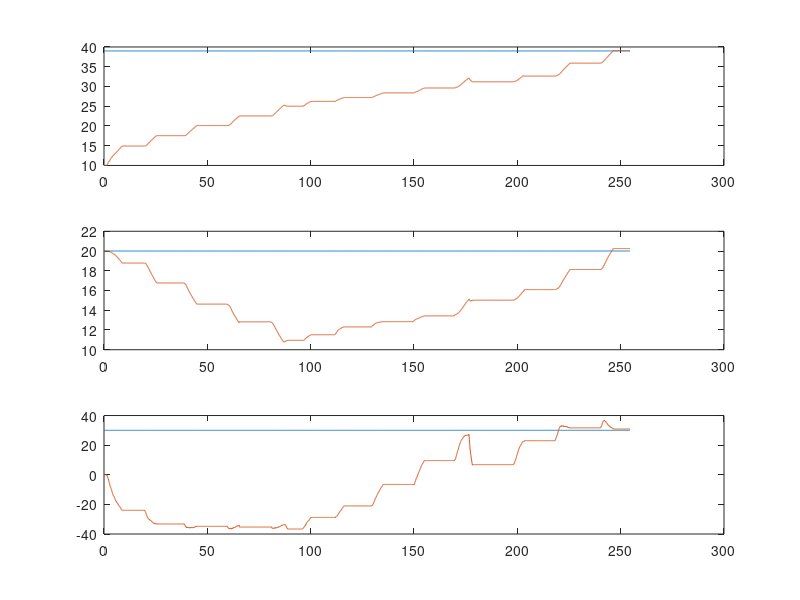

Write the MATLAB code that produced this figure.
% load TSC10D.txt;
% x = TSC10D(:,1);
% y = TSC10D(:,2);
% plot(x,y)
% hold on
% load TSC10S.txt;
% x2 = TSC10S(:,1);
% y2 = TSC10S(:,2);
% plot(x2,y2)
% 
% load TSC10Up.txt;
% x3 = TSC10Up(:,1);
% y3 = TSC10Up(:,2);
% plot(x3,y3)
% 
% 
% % load Straight4.txt;
% % x4 = Straight4(:,1);
% % y4 = Straight4(:,2);
% % plot(x4,y4)
% % 
% % load Straight5.txt;
% % x5 = Straight5(:,1);
% % y5 = Straight5(:,2);
% % plot(x5,y5)
% line([11 30] , [0 0]);
% hold off
% load OrientationCont2.txt;
% x = OrientationCont2(:,1);
% y = OrientationCont2(:,2);
% z = OrientationCont2(:,3);
% plot(x,y)
% hold on
% plot (x,z)
% 
% load OrientationCont3.txt;
% x2 = OrientationCont3(:,1);
% y2 = OrientationCont3(:,2);
% z2 = OrientationCont3(:,3);
% plot(x2,y2)
% 
% plot (x2,z2)
% load OrientationCont4.txt;
% x3 = OrientationCont4(:,1);
% y3 = OrientationCont4(:,2);
% z3 = OrientationCont4(:,3);
% plot(x3,y3)
% 
% plot (x3,z3)
% hold off


% load PivotFull.txt;
% x3 = PivotFull(:,1);
% y3 = PivotFull(:,2);
% plot(x3,y3, 'color', 'red')
% hold on
% load PivotHalf.txt;
% x2 = PivotHalf(:,1);
% y2 = PivotHalf(:,2);
% plot(x2,y2, 'color', 'blue')
% 
% 
% 
% load PivotQuart.txt;
% x = PivotQuart(:,1);
% y = PivotQuart(:,2);
% 
% plot(x,y, 'color','green')
% 
% load PivotZero.txt;
% x4 = PivotZero(:,1);
% y4 = PivotZero(:,2);
% 
% plot(x4,y4, 'color', 'cyan')
% hold off


% load Straight30C7.txt;
% x4 = Straight30C7(:,1);
% y4 = Straight30C7(:,2)* 180/ pi;
% plot(x4,y4)
% hold on
% line([10 35] , [0 0]);
% 
% load StraightN30C7.txt;
% x5 = StraightN30C7(:,1);
% y5 = StraightN30C7(:,2)* 180/ pi;
% plot(x5,y5)
% load Straight15C7.txt;
% x3 = Straight15C7(:,1);
% y3 = Straight15C7(:,2)* 180/ pi;
% plot(x3,y3)
% 
% 
% load StraightN15C7.txt;
% x2 = StraightN15C7(:,1);
% y2 = StraightN15C7(:,2)* 180/ pi;
% plot(x2,y2)
% load Straight0C7.txt;
% x = Straight0C7(:,1);
% y = Straight0C7(:,2);
% plot(x,y)

load PosControl.txt;
t = PosControl(:,1);
goalX = PosControl(:,2);
X = PosControl(:,3);
goalY = PosControl(:,4);
Y = PosControl(:,5);
goalAngle = PosControl(:,6);
Angle = PosControl(:,7);
subplot(3,1,1)
plot(t, goalX-1);
hold on 
plot(t,X);
hold off
subplot(3,1,2)
plot(t, goalY);
hold on 
plot(t,Y);
hold off
subplot(3,1,3)
plot(t, goalAngle);
hold on 
plot(t,Angle);
hold off

% 
% load TSC10S.txt;
% x2 = TSC10S(:,1);
% y2 = TSC10S(:,2)* 180 / pi;
% plot(x2,y2)
% hold off